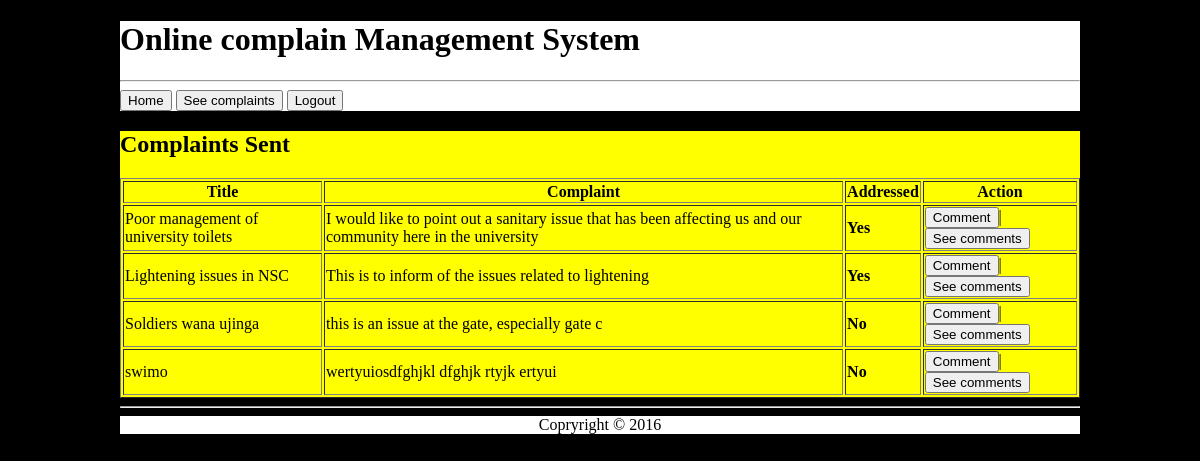
/view.php (signed in), run on the app's committed database.
### tables this page shows
CREATE TABLE `complain` (
  `cmplainid` int(255) NOT NULL,
  `title` varchar(255) NOT NULL,
  `message` varchar(255) NOT NULL,
  `userid` int(255) NOT NULL,
  `forwaded` tinyint(1) NOT NULL DEFAULT '0',
  `addressed` tinyint(1) NOT NULL DEFAULT '0'
);

### functions.php (called while the page is built, shortened)
<?php
	function db(){
		$host = "localhost";
		$user = "root";
		$password="";
		$dbname= "complaintsystem";
		$con = mysqli_connect($host, $user, $password, $dbname);
		if($con){
			return $con;
		}
		else{
			return false;
		}
	}
?>

### view.php (the view, shortened to what this page needs)
<?php
	include('includes/header.php');
?>
	<content>
		<article>
			<h2>Complaints Sent</h2>
			<?php
				require('functions.php');
				$query = mysqli_query(db(), "SELECT * FROM complain ORDER BY cmplainid ASC");
				if(mysqli_num_rows($query) >= 1){
					?>
						<table border width=100%>
							<tr>
								<th>Title</th>
								<th>Complaint</th>
								<th>Addressed</th>
								<th>Action</th>
							</tr>
					<?php
						while($data = mysqli_fetch_array($query)){
							?>
								<tr>
									<td><?= $data['title']; ?></td>
									<td><?= $data['message']; ?></td>
									<td>
									<?php
										if($data['addressed'] == 0){
											echo "<b>No</b>";
										}
										else{
											echo "<b>Yes</b>";
										}
									?>
									</td>
									<td><a href="view.php?id=<?= $data['cmplainid']; ?>"><button>Comment</button></a>|<a href="viewcomment.php?id=<?= $data['cmplainid']; ?>"><button>See comments</button></a></td>
								</tr>
							<?php
						}
					?>
					</table>
					<?php
				}
				else{
					echo "<span class='error'>Sorry, no complaint has been found yet!</span>";
				}
			?>
		</article>
	</content>
<?php
	include('includes/footer.php');
?>

### includes/header.php (shortened to what this page needs)
<!DOCTYPE html>
<html>
	<head>
	</head>
	<body>
		<header>
			<h1>Online complain Management System</h1>
			<hr>
			<nav>
				<a href="index.php"><button>Home</button></a>
				<?php
					if(isset($_SESSION['admin'])){
						?>
							<a href="adduser.php"><button>Add user</button></a>
							<a href="http://localhost/ComplaintSystem/logout.php"><button>Logout</button></a>
						<?php
					}
					else{
						if(isset($_SESSION['user']) || isset($_SESSION['dean']) || isset($_SESSION['dvc'])){
						?>
							<a href="view.php"><button>See complaints</button></a>
							<a href="http://localhost/ComplaintSystem/logout.php"><button>Logout</button></a>
						<?php
						}else{
							?>
								<a href="register.php"><button>Register</button></a>
								<a href="login.php"><button>Login</button></a>
							<?php
						}
					}
				?>
			</nav>
		</header>

### includes/footer.php
		<hr>
		<footer>
			<center>Copryright &copy; <?= date('Y'); ?></center>
		</footer>
	</body>
</html>

### includes/header.php (style rules this page uses)
header, footer { background: #fff; }
body { margin: auto; width: 80%; background: #000000; }
article { background: yellow; color: #000; }

### data on the page
complain: title "Poor management of university toilets", message "I would like to point out a sanitary issue that has been affecting us and our community here in the university", addressed "Yes"
complain: title "Lightening issues in NSC", message "This is to inform of the issues related to lightening", addressed "Yes"
complain: title "Soldiers wana ujinga", message "this is an issue at the gate, especially gate c", addressed "No"
complain: title "swimo", message "wertyuiosdfghjkl dfghjk rtyjk ertyui", addressed "No"
